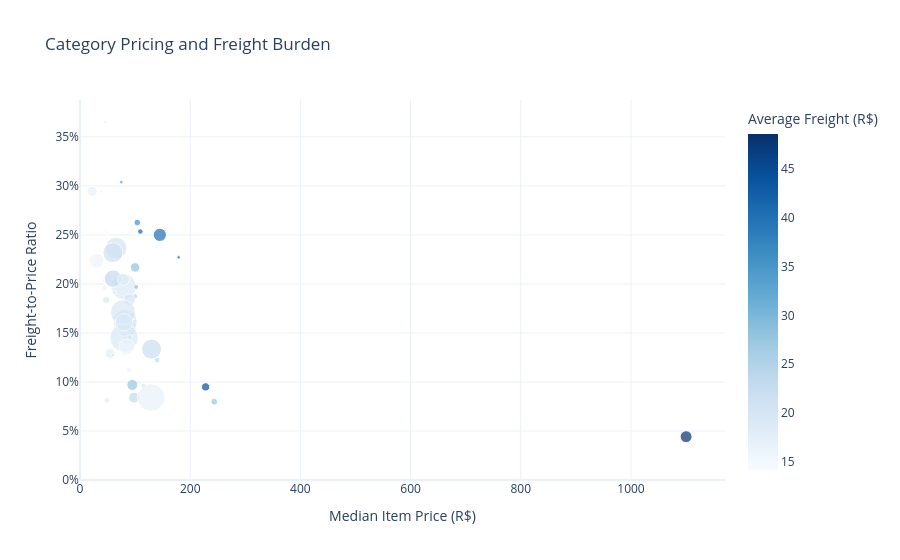

Here is the notebook cell this chart was saved with:
### Code cell
# Compare category pricing with freight burden
category_economics = (
    product_sales.loc[product_sales["price"].gt(0)]
    .groupby("category_name", as_index=False)
    .agg(
        items=("order_item_id", "count"),
        median_price=("price", "median"),
        average_price=("price", "mean"),
        average_freight=("freight_value", "mean"),
        total_price=("price", "sum"),
        total_freight=("freight_value", "sum"),
    )
)
category_economics["freight_to_price_ratio"] = category_economics["total_freight"] / category_economics["total_price"]
category_economics_view = category_economics.loc[category_economics["items"].ge(100)].copy()
pricing_figure = px.scatter(
    category_economics_view,
    x="median_price",
    y="freight_to_price_ratio",
    size="total_price",
    color="average_freight",
    hover_name="category_name",
    color_continuous_scale="Blues",
    title="Category Pricing and Freight Burden",
    labels={"median_price": "Median Item Price (R$)", "freight_to_price_ratio": "Freight-to-Price Ratio", "average_freight": "Average Freight (R$)", "total_price": "Category GMV (R$)"},
)

pricing_figure.update_yaxes(tickformat=".0%", rangemode="tozero")
pricing_figure.update_xaxes(rangemode="tozero")
pricing_figure.update_layout(template="plotly_white", height=560)
pricing_figure.show()

### Figure 1 — Plotly figure (JSON) as saved in the notebook; plotly's stock layout.template omitted (floating-point values rounded to 4 significant figures)
{"data": [{"hovertemplate": "<b>%{hovertext}</b><br><br>Median Item Price (R$)=%{x}<br>Freight-to-Price Ratio=%{y}<br>Category GMV (R$)=%{marker.size}<br>Average Freight (R$)=%{marker.color}<extra></extra>", "hovertext": ["Unknown", "agro_industry_and_commerce", "air_conditioning", "art", "audio", "auto", "baby", "bed_bath_table", "books_general_interest", "books_technical", "christmas_supplies", "computers", "computers_accessories", "consoles_games", "construction_tools_construction", "construction_tools_lights", "construction_tools_safety", "cool_stuff", "costruction_tools_garden", "costruction_tools_tools", "drinks", "electronics", "fashion_bags_accessories", "fashion_male_clothing", "fashion_shoes", "fashion_underwear_beach", "fixed_telephony", "food", "food_drink", "furniture_bedroom", "furniture_decor", "furniture_living_room", "garden_tools", "health_beauty", "home_appliances", "home_appliances_2", "home_confort", "home_construction", "housewares", "industry_commerce_and_business", "kitchen_dining_laundry_garden_furniture", "luggage_accessories", "market_place", "musical_instruments", "office_furniture", "perfumery", "pet_shop", "signaling_and_security", "small_appliances", "sports_leisure", "stationery", "telephony", "toys", "watches_gifts"], "legendgroup": "", "marker": {"color": [17.55, 27.37, 22.6, 19.43, 15.7, 21.86, 22.24, 18.42, 16.54, 15.97, 21.27, 48.57, 18.84, 17.53, 22.13, 24.88, 20.39, 21.91, 22.36, 19.71, 15.07, 16.74, 15.39, 16.5, 18.73, 14.6, 17.65, 14.16, 16.34, 42.01, 20.64, 35.75, 22.65, 18.91, 19.19, 44.39, 19.65, 22.84, 21.01, 28.61, 42.12, 27.93, 17.44, 27.45, 40.2, 15.88, 20.23, 32.88, 23.33, 19.38, 18.57, 15.65, 18.8, 16.75], "coloraxis": "coloraxis", "size": [170700.0, 70570.0, 53320.0, 23660.0, 50570.0, 579000.0, 400400.0, 1023000.0, 45300.0, 18700.0, 8738.0, 218700.0, 888700.0, 148000.0, 142100.0, 39960.0, 38770.0, 610200.0, 25100.0, 15900.0, 21530.0, 155000.0, 149300.0, 10450.0, 23000.0, 9306.0, 55320.0, 28730.0, 14940.0, 19050.0, 711900.0, 67350.0, 470500.0, 1233000.0, 78830.0, 108000.0, 58010.0, 81410.0, 615600.0, 38500.0, 45530.0, 138700.0, 27800.0, 184300.0, 268200.0, 390100.0, 211700.0, 21320.0, 182800.0, 954900.0, 223800.0, 309900.0, 471300.0, 1166000.0], "sizemode": "area", "sizeref": 3083.0, "symbol": "circle"}, "mode": "markers", "name": "", "orientation": "v", "showlegend": false, "type": "scatter", "x": [69.99, 243.8, 140.0, 99.9, 89.0, 84.9, 77.98, 79.05, 45.0, 57.49, 45.8, 1100.0, 81.99, 54.89, 86.6, 100.0, 115.0, 129.9, 49.95, 59.99, 47.49, 21.89, 49.0, 59.9, 74.9, 59.9, 49.0, 49.0, 39.0, 179.0, 65.49, 104.0, 59.9, 79.9, 47.59, 228.0, 89.9, 95.2, 59.7, 102.0, 109.5, 99.99, 62.8, 94.9, 144.9, 84.99, 89.7, 75.0, 98.36, 77.9, 79.0, 29.99, 79.9, 129.0], "xaxis": "x", "y": [0.158, 0.07989, 0.1225, 0.1618, 0.1124, 0.1563, 0.1656, 0.1972, 0.196, 0.2245, 0.3652, 0.0442, 0.162, 0.129, 0.1427, 0.1875, 0.09622, 0.1335, 0.2067, 0.1277, 0.2527, 0.2946, 0.2046, 0.1973, 0.2093, 0.1992, 0.08138, 0.2458, 0.2941, 0.2271, 0.2365, 0.2627, 0.2054, 0.1451, 0.1835, 0.09499, 0.1453, 0.1672, 0.2319, 0.1969, 0.2535, 0.2168, 0.1913, 0.09696, 0.2501, 0.1359, 0.1838, 0.3039, 0.08402, 0.1711, 0.2046, 0.2238, 0.1608, 0.08417], "yaxis": "y"}], "layout": {"coloraxis": {"autocolorscale": false, "colorbar": {"title": {"text": "Average Freight (R$)"}}, "colorscale": [[0.0, "rgb(247,251,255)"], [0.125, "rgb(222,235,247)"], [0.25, "rgb(198,219,239)"], [0.375, "rgb(158,202,225)"], [0.5, "rgb(107,174,214)"], [0.625, "rgb(66,146,198)"], [0.75, "rgb(33,113,181)"], [0.875, "rgb(8,81,156)"], [1.0, "rgb(8,48,107)"]]}, "height": 560, "legend": {"itemsizing": "constant", "tracegroupgap": 0}, "title": {"text": "Category Pricing and Freight Burden"}, "xaxis": {"anchor": "y", "domain": [0.0, 1.0], "rangemode": "tozero", "title": {"text": "Median Item Price (R$)"}}, "yaxis": {"anchor": "x", "domain": [0.0, 1.0], "rangemode": "tozero", "tickformat": ".0%", "title": {"text": "Freight-to-Price Ratio"}}}}
